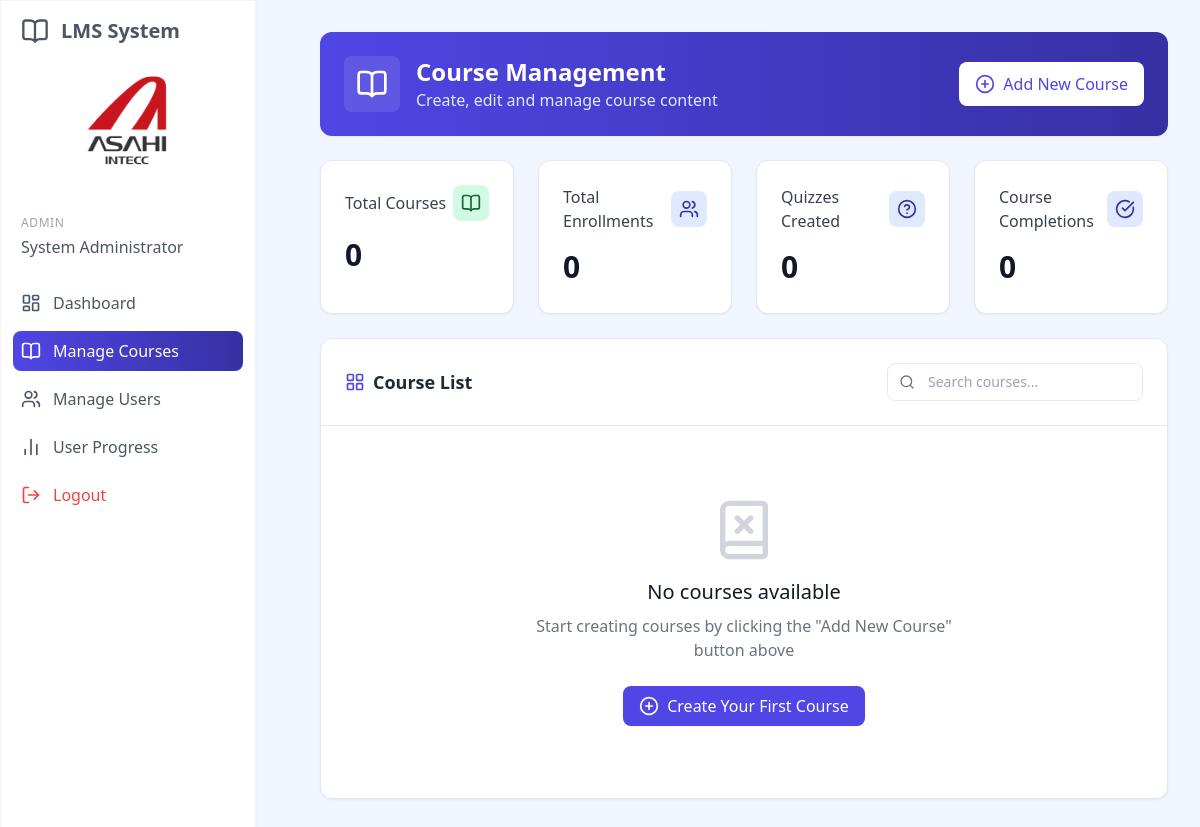
Before: /manage_courses.php (signed in) with the older database file.
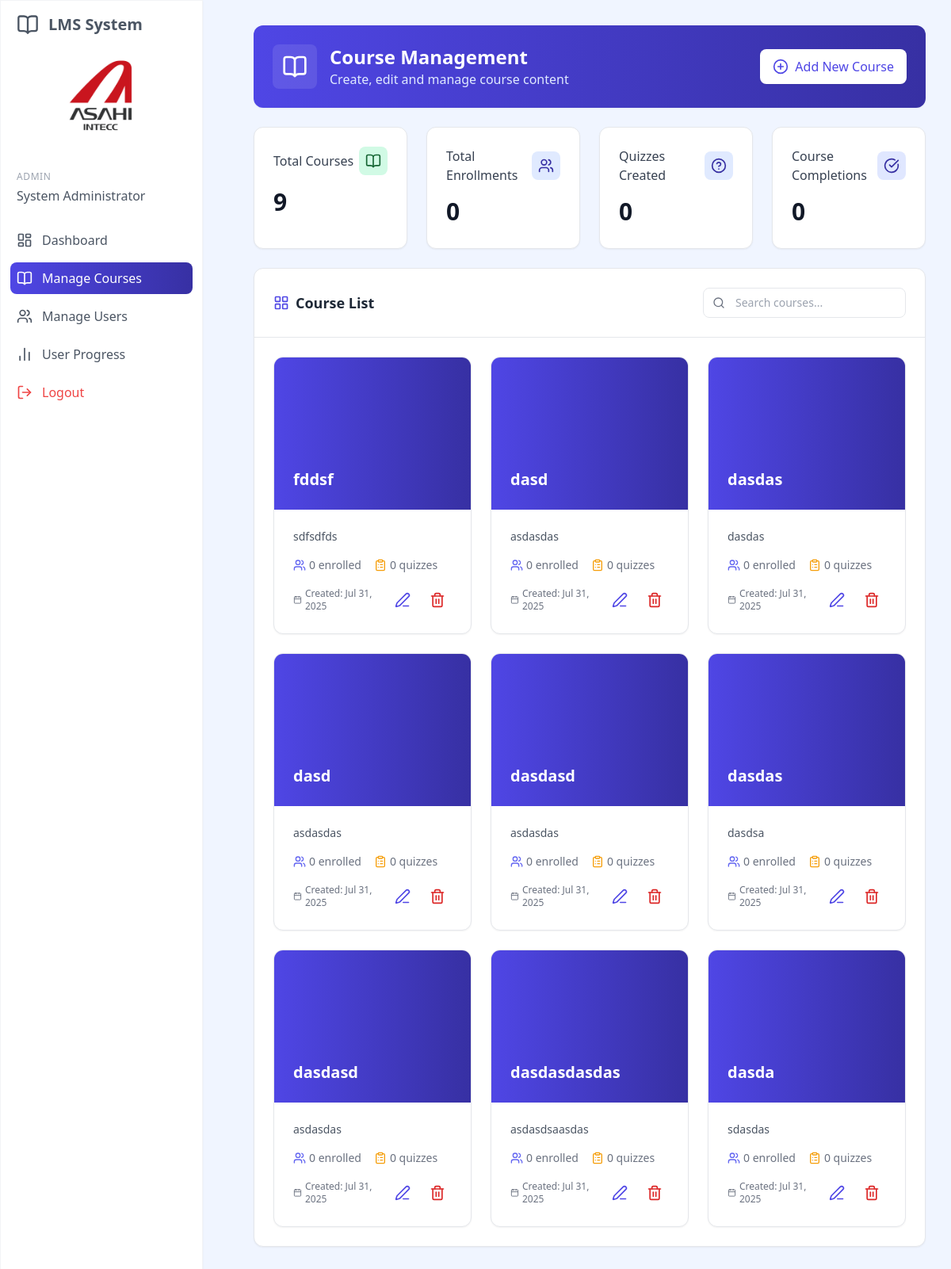
After: the same page with the newer database file.
### tables this page shows
CREATE TABLE `courses` (
  `id` int(11) NOT NULL,
  `title` varchar(100) NOT NULL,
  `description` text DEFAULT NULL,
  `department` int(10) NOT NULL,
  `division` int(10) NOT NULL,
  `section` int(10) NOT NULL,
  `created_by` int(11) DEFAULT NULL,
  `has_video` int(11) DEFAULT 0,
  `created_at` timestamp NULL DEFAULT current_timestamp(),
  `updated_at` timestamp NULL DEFAULT current_timestamp() ON UPDATE current_timestamp(),
  `removed` int(1) NOT NULL
);

### web/server_controller/manage_course_controller.php (called while the page is built, shortened)
<?php
require_once __DIR__ . '/../../config.php';
function getCount($conn, $query) {
    $result = $conn->query($query);
    return $result ? $result->fetch_assoc()['count'] : 0;
}
$courses_count = getCount($conn, "SELECT COUNT(*) as count FROM courses WHERE removed = 0");
$courses_result = $conn->query("
    SELECT
        c.id,
        c.title,
        c.description,
        c.created_at,
        COUNT(DISTINCT up.user_id) AS enrollment_count,
        COUNT(DISTINCT q.id) AS quiz_count
    FROM courses c
    LEFT JOIN quizzes q ON c.id = q.course_id AND q.removed = 0
    LEFT JOIN user_progress up ON q.id = up.quiz_id AND up.removed = 0
    WHERE c.removed = 0
    GROUP BY c.id
    ORDER BY c.created_at DESC
");

### web/manage_courses.php (the view, shortened to what the changed rows need)
<?php
require_once __DIR__ . '/server_controller/manage_course_controller.php';
?>
<!DOCTYPE html>
<html lang="en">
<head>
    <script src="https://cdn.tailwindcss.com"></script>
    <link rel="stylesheet" href="../assets/css/style.css">
</head>
<body class="bg-blue-50">
    <div class="p-8 sm:ml-72">
        <div class="container mx-auto">
            <div class="bg-gradient-to-r from-blue-600 to-blue-800 rounded-xl p-6 mb-6 flex justify-between items-center shadow-sm">
                <div class="flex items-center">
                    <div>
                        <h1 class="text-2xl font-bold text-white">Course Management</h1>
                    </div>
                </div>
            </div>
            <div class="grid grid-cols-1 md:grid-cols-2 lg:grid-cols-4 gap-6 mb-6">
                <div class="bg-white rounded-xl shadow-sm p-6 border border-gray-200 hover:shadow-md transition-all duration-300">
                    <div class="flex items-center justify-between mb-4">
                        <h3 class="text-gray-700 font-medium">Total Courses</h3>
                        <div class="bg-green-100 text-green-800 p-2 rounded-lg">
                        </div>
                    </div>
                    <div class="text-3xl font-bold text-gray-900 mb-1"><?php echo $courses_count; ?></div>
                </div>
            </div>
            <div class="bg-white rounded-xl shadow-sm border border-gray-200 overflow-hidden mb-8">
                <div class="p-6 border-b border-gray-200 flex flex-col sm:flex-row justify-between items-start sm:items-center gap-4">
                    <h2 class="text-lg font-semibold text-gray-800 flex items-center">
                        <i data-lucide="layout-grid" class="w-5 h-5 text-blue-600 mr-2"></i>
                        Course List
                    </h2>
                </div>
                <div class="p-6">
                    <div id="courseContainer" class="grid grid-cols-1 md:grid-cols-2 lg:grid-cols-3 gap-6">
                        <?php if ($courses_result->num_rows === 0): ?>
                        <div class="col-span-full flex flex-col items-center justify-center p-12 text-center">
                            <i data-lucide="book-x" class="h-16 w-16 text-gray-300 mb-4"></i>
                            <h3 class="text-xl font-medium text-gray-900 mb-2">No courses available</h3>
                            <p class="text-gray-500 mb-6 max-w-md">Start creating courses by clicking the "Add New Course" button above</p>
                            <button class="px-4 py-2 bg-blue-600 hover:bg-blue-700 text-white rounded-lg transition-colors flex items-center shadow-sm" onclick="showModal('addCourseModal')">
                                <i data-lucide="plus-circle" class="w-5 h-5 mr-2"></i>
                                Create Your First Course
                            </button>
                        </div>
                        <?php else: ?>
                            <?php while ($course = $courses_result->fetch_assoc()): ?>
                            <div class="course-card bg-white border border-gray-200 rounded-xl overflow-hidden shadow-sm hover:shadow-md transition-all duration-300"
                                data-id="<?php echo $course['id']; ?>"
                                data-title="<?php echo strtolower(htmlspecialchars($course['title'])); ?>">
                                <div class="h-48 bg-gradient-to-r from-blue-600 to-blue-800 p-6 flex items-end">
                                    <h3 class="text-xl font-semibold text-white"><?php echo htmlspecialchars($course['title']); ?></h3>
                                </div>
                                <div class="p-6">
                                    <p class="text-gray-600 text-sm mb-4 line-clamp-3"><?php echo htmlspecialchars($course['description']); ?></p>
                                    <div class="flex items-center text-sm text-gray-500 mb-4">
                                        <div class="flex items-center mr-4">
                                            <i data-lucide="users" class="w-4 h-4 mr-1 text-blue-500"></i>
                                            <span><?php echo $course['enrollment_count']; ?> enrolled</span>
                                        </div>
                                        <div class="flex items-center">
                                            <i data-lucide="clipboard-list" class="w-4 h-4 mr-1 text-amber-500"></i>
                                            <span><?php echo $course['quiz_count']; ?> quizzes</span>
                                        </div>
                                    </div>
                                    <div class="flex items-center justify-between">
                                        <div>
                                            <?php
                                            $course_date = new DateTime($course['created_at']);
                                            $course_date_str = $course_date->format('M j, Y');
                                            ?>
                                            <span class="text-xs text-gray-500 flex items-center">
                                                <i data-lucide="calendar" class="w-3 h-3 mr-1"></i>
                                                Created: <?php echo $course_date_str; ?>
                                            </span>
                                        </div>
                                        <div class="flex space-x-2">
                                            <a href="edit_course.php?id=<?php echo $course['id']; ?>" class="p-2 text-blue-600 hover:bg-blue-50 rounded-lg transition-colors">
                                                <i data-lucide="edit-3" class="w-5 h-5"></i>
                                            </a>
                                            <button class="p-2 text-red-600 hover:bg-red-50 rounded-lg transition-colors" onclick="confirmDeleteCourse(<?php echo $course['id']; ?>, '<?php echo htmlspecialchars(addslashes($course['title'])); ?>')">
                                                <i data-lucide="trash-2" class="w-5 h-5"></i>
                                            </button>
                                        </div>
                                    </div>
                                </div>
                            </div>
                            <?php endwhile; ?>
                        <?php endif; ?>
                    </div>
                </div>
            </div>
        </div>
    </div>
</body>
</html>

Changed rows visible on the page:
added courses: title "fddsf", description "sdfsdfds", enrollment_count "0", quiz_count "0", created_at "Jul 31, 2025"
added courses: title "dasd", description "asdasdas", enrollment_count "0", quiz_count "0", created_at "Jul 31, 2025"
added courses: title "dasdas", description "dasdas", enrollment_count "0", quiz_count "0", created_at "Jul 31, 2025"
added courses: title "dasd", description "asdasdas", enrollment_count "0", quiz_count "0", created_at "Jul 31, 2025"
added courses: title "dasdasd", description "asdasdas", enrollment_count "0", quiz_count "0", created_at "Jul 31, 2025"
added courses: title "dasdas", description "dasdsa", enrollment_count "0", quiz_count "0", created_at "Jul 31, 2025"
added courses: title "dasdasd", description "asdasdas", enrollment_count "0", quiz_count "0", created_at "Jul 31, 2025"
added courses: title "dasdasdasdas", description "asdasdsaasdas", enrollment_count "0", quiz_count "0", created_at "Jul 31, 2025"
added courses: title "dasda", description "sdasdas", enrollment_count "0", quiz_count "0", created_at "Jul 31, 2025"
Other visible differences:
$courses_count: "0" → "9"
text no longer shown: "No courses available Start creating courses by clicking the \"Add New Course\" button above Create Your First Course"
